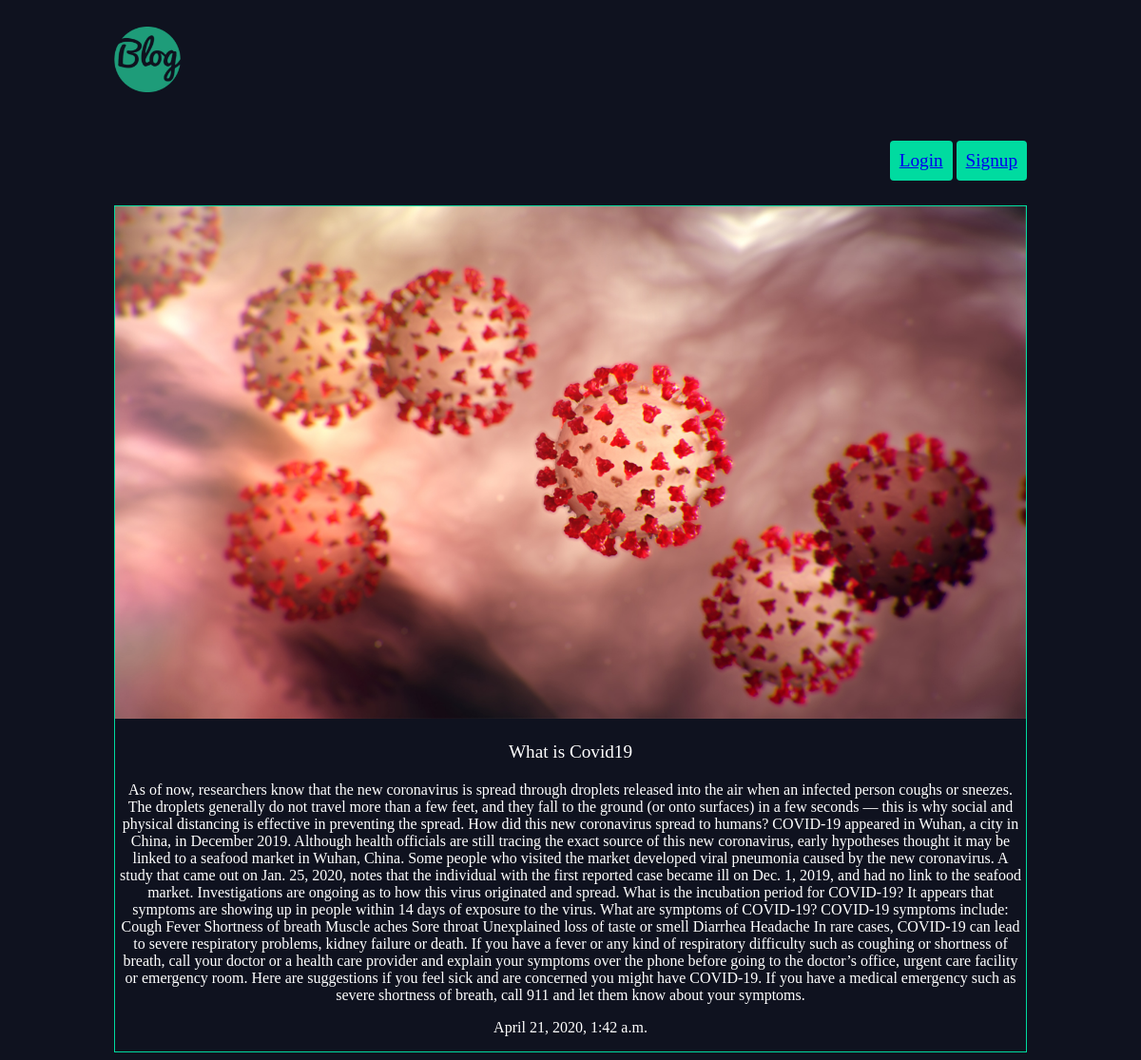
Page /articles/what-is-covid19/ on the committed database.
### articles/models.py (models this page shows)
class Article(models.Model):
    title = models.CharField(max_length=100)
    slug = models.SlugField()
    body = models.TextField()
    date = models.DateTimeField(auto_now_add=True)
    thumb = models.ImageField(default='default.png',blank=True)
    author = models.ForeignKey(User,on_delete=models.CASCADE, default=None)

### articles/views.py (the view)
# urls.py: path('<slug:slug>/', views.article_detail, name="detail"),
def article_detail(request, slug):
    article = Article.objects.get(slug=slug)
    return render(request,'articles/article_detail.html',{'article':article})

### articles/templates/articles/article_detail.html
{% extends 'base_layouts.html' %}
{% block content %}
<div class="article-detail">
  <div class="article">
    <img src="{{article.thumb.url}}"/>
    <h2>{{article.title}}</h2>
    <p>{{article.body}}</p>
    <p>{{article.date}}</p>
  </div>
</div>
{% endblock %}

### templates/base_layouts.html (shortened to what this page needs)
<!DOCTYPE html>
<html lang="en" dir="ltr">
  <head>
    {% load static %}
    <link rel="stylesheet" type="text/css" href="{% static 'style.css' %}">
  </head>
  <body>
    <div class="wrapper">
      <h3> <a href="{% url 'home' %}"><img src="{% static 'logo.png' %}" <="" a="" style="width: 70px;"></a></h3>
      <nav>
        <ul>
          {% if user.is_authenticated %}
          <li>
            <form class="logout-link" action="{% url 'accounts:logout' %}" method="post">
              {% csrf_token %}
              <button type="submit">Logout</button>
            </form>
          </li>
          <li><a href="{% url 'articles:create' %}" class="highlight">New Article</a></li>
          {% else %}
            <li class="but"><a href="{% url 'accounts:login' %}">Login</a></li>
            <li class="but"><a href="{% url 'accounts:signup' %}">Signup</a></li>
          {% endif %}
        </ul>
      </nav>
      {% block content %}
      {% endblock %}
</div>
  </body>
</html>

### static/style.css (style rules this page uses)
body { background-color: #0f121f; background-image: url(stars.png); background-repeat-y: no-repeat; color: #fff; }
body * { font-family: Ubuntu; }
h1,h2,h3,h4,h5 { font-weight: normal; margin: 0; }
.wrapper { max-width: 960px; margin: 0 auto ; }
div.wrapper h3 { display: grid; grid-template-columns: 1fr 1fr; padding: 20px 0; }
nav { justify-self: end; }
nav li { display: inline-block; margin-left: 20px }
.article { padding: 10px; border: 1px solid #00dba0; position: relative; padding-bottom: 20px; }
.article h2 { font-size: 1.2em; }
.article-detail .article { padding: 0; }
.article-detail .article img { max-width: 100% }
.article-detail .article h2 { text-align: center; margin: 20px; font-size: 2ems; }
.article-detail .article p { text-align: center; }
.but { background: #00dba0; border: 0; color: #fff; font-size: 1.2em; border-radius: 4px; margin: 10px 0; padding: 10px; }

### rows in the picture
Article: thumb (picture), title "What is Covid19", body "As of now, researchers know that the new coronavirus is spread through droplets released into the air when an infected person coughs or sneezes. The droplets generally do not travel more than a few feet, and they fall to the ground (or onto surfaces) in a few seconds — this is why social and physical distancing is effective in preventing the spread. How did this new coronavirus spread to humans? COVID-19 appeared in Wuhan, a city in China, in December 2019. Although health officials are still tracing the exact source of this new coronavirus, early hypotheses thought it may be linked to a seafood market in Wuhan, China. Some people who visited the market developed viral pneumonia caused by…", date "April 21, 2020, 1:42 a.m."
